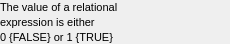
        <widget class="PyDMFrame" name="composite">
          <property name="geometry">
            <rect>
              <x>5</x>
              <y>60</y>
              <width>230</width>
              <height>44</height>
            </rect>
          </property>
          <property name="sizePolicy">
            <sizepolicy hsizetype="Ignored" vsizetype="Ignored">
              <horstretch>0</horstretch>
              <verstretch>0</verstretch>
            </sizepolicy>
          </property>
          <layout class="QGridLayout" name="gridLayout_1" columnstretch="230" rowstretch="14,1,14,1,14">
            <property name="leftMargin">
              <number>0</number>
            </property>
            <property name="topMargin">
              <number>0</number>
            </property>
            <property name="rightMargin">
              <number>0</number>
            </property>
            <property name="bottomMargin">
              <number>0</number>
            </property>
            <property name="horizontalSpacing">
              <number>0</number>
            </property>
            <property name="verticalSpacing">
              <number>0</number>
            </property>
            <item row="2" column="0">
              <widget class="QLabel" name="text">
                <property name="geometry">
                  <rect>
                    <x>0</x>
                    <y>15</y>
                    <width>230</width>
                    <height>14</height>
                  </rect>
                </property>
                <property name="sizePolicy">
                  <sizepolicy hsizetype="Ignored" vsizetype="Ignored">
                    <horstretch>0</horstretch>
                    <verstretch>0</verstretch>
                  </sizepolicy>
                </property>
                <property name="text">
                  <string>expression is either</string>
                </property>
                <property name="font">
                  <font>
                    <pointsize>8</pointsize>
                  </font>
                </property>
                <property name="brush" stdset="0">
                  <brush brushstyle="SolidPattern">
                    <color alpha="255">
                      <red>0</red>
                      <green>0</green>
                      <blue>0</blue>
                    </color>
                  </brush>
                </property>
                <property name="toolTip">
                  <string>text</string>
                </property>
                <property name="alignment">
                  <set>Qt::AlignLeading|Qt::AlignLeft|Qt::AlignVCenter</set>
                </property>
                <property name="styleSheet">
                  <string notr="true">QLabel#text {
  color: rgb(0, 0, 0);
  }</string>
                </property>
              </widget>
            </item>
            <item row="4" column="0">
              <widget class="QLabel" name="text_1">
                <property name="geometry">
                  <rect>
                    <x>0</x>
                    <y>30</y>
                    <width>230</width>
                    <height>14</height>
                  </rect>
                </property>
                <property name="sizePolicy">
                  <sizepolicy hsizetype="Ignored" vsizetype="Ignored">
                    <horstretch>0</horstretch>
                    <verstretch>0</verstretch>
                  </sizepolicy>
                </property>
                <property name="text">
                  <string>0 {FALSE} or 1 {TRUE}</string>
                </property>
                <property name="font">
                  <font>
                    <pointsize>8</pointsize>
                  </font>
                </property>
                <property name="brush" stdset="0">
                  <brush brushstyle="SolidPattern">
                    <color alpha="255">
                      <red>0</red>
                      <green>0</green>
                      <blue>0</blue>
                    </color>
                  </brush>
                </property>
                <property name="toolTip">
                  <string>text_1</string>
                </property>
                <property name="alignment">
                  <set>Qt::AlignLeading|Qt::AlignLeft|Qt::AlignVCenter</set>
                </property>
                <property name="styleSheet">
                  <string notr="true">QLabel#text_1 {
  color: rgb(0, 0, 0);
  }</string>
                </property>
              </widget>
            </item>
            <item row="0" column="0">
              <widget class="QLabel" name="text_2">
                <property name="geometry">
                  <rect>
                    <x>0</x>
                    <y>0</y>
                    <width>230</width>
                    <height>14</height>
                  </rect>
                </property>
                <property name="sizePolicy">
                  <sizepolicy hsizetype="Ignored" vsizetype="Ignored">
                    <horstretch>0</horstretch>
                    <verstretch>0</verstretch>
                  </sizepolicy>
                </property>
                <property name="text">
                  <string>The value of a relational</string>
                </property>
                <property name="font">
                  <font>
                    <pointsize>8</pointsize>
                  </font>
                </property>
                <property name="brush" stdset="0">
                  <brush brushstyle="SolidPattern">
                    <color alpha="255">
                      <red>0</red>
                      <green>0</green>
                      <blue>0</blue>
                    </color>
                  </brush>
                </property>
                <property name="toolTip">
                  <string>text_2</string>
                </property>
                <property name="alignment">
                  <set>Qt::AlignLeading|Qt::AlignLeft|Qt::AlignVCenter</set>
                </property>
                <property name="styleSheet">
                  <string notr="true">QLabel#text_2 {
  color: rgb(0, 0, 0);
  }</string>
                </property>
              </widget>
            </item>
          </layout>
        </widget>
